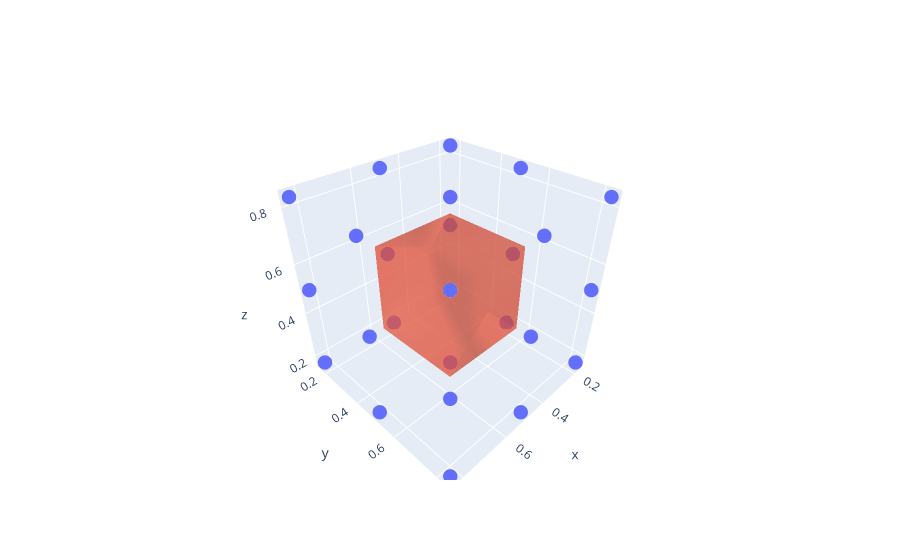

Notebook source saved alongside this figure:
### Code cell
import numpy as np
from scipy.spatial import Voronoi
import plotly.graph_objects as go

# Inicializa el generador de números aleatorios
rng = np.random.default_rng(11)

# Crea un conjunto de puntos en 3D

# Calcula la tessellación de Voronoi
vor = Voronoi(points)

# Crea una lista para almacenar los polígonos de Voronoi
polygons = []

# Para cada celda de Voronoi, crea un objeto Polygon3D
for region in vor.regions:
    if not -1 in region and len(region) > 0:
        vertices = [vor.vertices[i] for i in region]
        polygons.append(go.Mesh3d(x=[v[0] for v in vertices],
                                  y=[v[1] for v in vertices],
                                  z=[v[2] for v in vertices],
                                  opacity=0.5, alphahull=0, colorscale='Viridis'))

# Crea una gráfica 3D de dispersión para los puntos de entrada
scatter = go.Scatter3d(x=points[:, 0], y=points[:, 1], z=points[:, 2], mode='markers', marker=dict(size=5))

# Crea la figura 3D
fig = go.Figure(data=[scatter] + polygons)

# Configura las opciones de diseño
fig.update_layout(scene=dict(aspectmode="cube"))

# Muestra la gráfica
fig.show()

### Figure 1 — Plotly figure (JSON) as saved in the notebook; plotly's stock layout.template omitted (floating-point values rounded to 4 significant figures)
{"data": [{"marker": {"size": 5}, "mode": "markers", "type": "scatter3d", "x": [0.1667, 0.1667, 0.1667, 0.1667, 0.1667, 0.1667, 0.1667, 0.1667, 0.1667, 0.5, 0.5, 0.5, 0.5, 0.5, 0.5, 0.5, 0.5, 0.5, 0.8333, 0.8333, 0.8333, 0.8333, 0.8333, 0.8333, 0.8333, 0.8333, 0.8333], "y": [0.1667, 0.1667, 0.1667, 0.5, 0.5, 0.5, 0.8333, 0.8333, 0.8333, 0.1667, 0.1667, 0.1667, 0.5, 0.5, 0.5, 0.8333, 0.8333, 0.8333, 0.1667, 0.1667, 0.1667, 0.5, 0.5, 0.5, 0.8333, 0.8333, 0.8333], "z": [0.1667, 0.5, 0.8333, 0.1667, 0.5, 0.8333, 0.1667, 0.5, 0.8333, 0.1667, 0.5, 0.8333, 0.1667, 0.5, 0.8333, 0.1667, 0.5, 0.8333, 0.1667, 0.5, 0.8333, 0.1667, 0.5, 0.8333, 0.1667, 0.5, 0.8333]}, {"alphahull": 0, "colorscale": [[0, "#440154"], [0.1111, "#482878"], [0.2222, "#3e4989"], [0.3333, "#31688e"], [0.4444, "#26828e"], [0.5556, "#1f9e89"], [0.6667, "#35b779"], [0.7778, "#6ece58"], [0.8889, "#b5de2b"], [1, "#fde725"]], "opacity": 0.5, "type": "mesh3d", "x": [0.3333, 0.6667, 0.6667, 0.3333, 0.6667, 0.6667, 0.3333, 0.3333], "y": [0.6667, 0.6667, 0.3333, 0.3333, 0.3333, 0.6667, 0.3333, 0.6667], "z": [0.6667, 0.6667, 0.6667, 0.6667, 0.3333, 0.3333, 0.3333, 0.3333]}], "layout": {"scene": {"aspectmode": "cube"}}}
